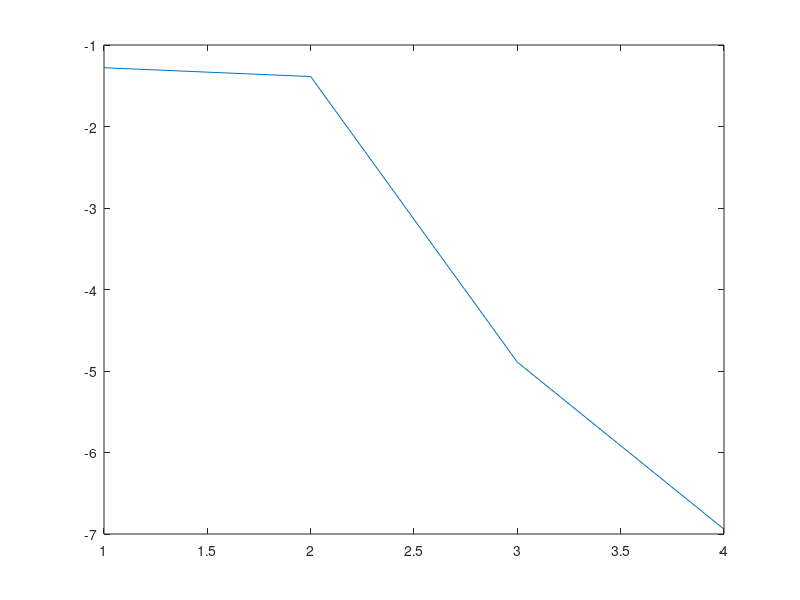

Write MATLAB code to recreate this figure. (Note: this script raises an error after producing the figure.)
%%
rand('seed',88);
%Total data n*2
n = 10; 
X1 = rand(n,2); X2 = rand(n,2) + 0.5*ones(n,1)*[1 2];  y = [ones(n,1) ; -ones(n,1)];
X = [X1;X2];  [n,d] = size(X);
e=ones(n,1);
%-----------------------------matrices
% y as sparse i_s=[1:n]; Ds=sparse(i_s,i_s,y,n,n);
%% Active set SVM  %  G=Dy*X*X'*Dy   if   k=X*X' then G=Dy*(k)*Dy
clc
%----kernel-------------
k=X*X';  Gtmp=bsxfun(@times, y, k); clear k
G=bsxfun(@times, y',Gtmp);  clear Gtmp
%--------------
I0=zeros(n,1);    I=[1;n/2+1];     alpha0=[1;1];  
%---------------------------------------------objective function
q=[];
q=[q,0.5*alpha0'*G(I,I)*alpha0-e(I)'*alpha0];
l = sqrt(eps);
flag_0=1;
while(flag_0)    
   
    %-------[alpha,b]=[G,y,y',0]\[1;0]---------------------    
    L=chol(G(I,I)+l*eye(length(I)));
    Ge=L\(L'\e(I));
    Gy=L\(L'\y(I));
    b=(y(I)'*Ge)/(y(I)'*Gy);
    alpha1=L\(L'\(e(I)-y(I)*b));        
    %--------------------------------------------------
    %-----alpha<0----I->IO-----------------------------
    if ((max(alpha1<0)==1))
        %--------------------------
        t=-alpha0./(alpha1-alpha0); ineg=find(alpha1<0); [t pos] = min(t(ineg));        
        alpha1=alpha0+t*(alpha1-alpha0);               
        ind0=ineg(pos);  alpha1(ind0)=[];  I(ind0)=[];alpha0=alpha1;        
    else %I0->I_alpha   
    %---------------------------------------------------------------
    %----------------coarse search----------------------------------
        %if (n>500)            
           if (n<=100)
               Index=[1:n];    Index(I)=[];  flag=1; 
               tam_index=length(Index); p=1;    step=tam_index;    s=step;           
           else
               Index=[1:n];    Index(I)=[];  flag=1; p=1;    step=50;    s=step;
               tam_index=length(Index);            
           end
            
            while (flag)
                II=Index(p:s);  M=G(II,I)*alpha1+b*y(II)-e(II); inI=find(M <-sqrt(eps));
                %------forward-----------
                if isempty(inI)
                    if (s==tam_index) alpha0=alpha1; flag=0; flag_0=0;
                    else
                        p=s+1;  s=s+step;
                        if (s>tam_index)  s=tam_index; end
                    end
                %--------I0->I------------------    
                else
                    [minValue,ind_min]=min(M); ind_min=Index(p+ind_min-1);
                    p=s+1;  s=s+step;  flag=0;
                    %------------------
                    if (s>tam_index) s=tam_index; end
                    I=[I;ind_min]; alpha0=[alpha1;0];
                end
            end
     %------------end coarse search----------------------------------     
    end
    q=[q,0.5*alpha0'*G(I,I)*alpha0-e(I)'*alpha0]; disp(q(end))
end

figure
plot(q)
plotHiperplane(X, X1,X2,y, alpha0,b,I)
clear

